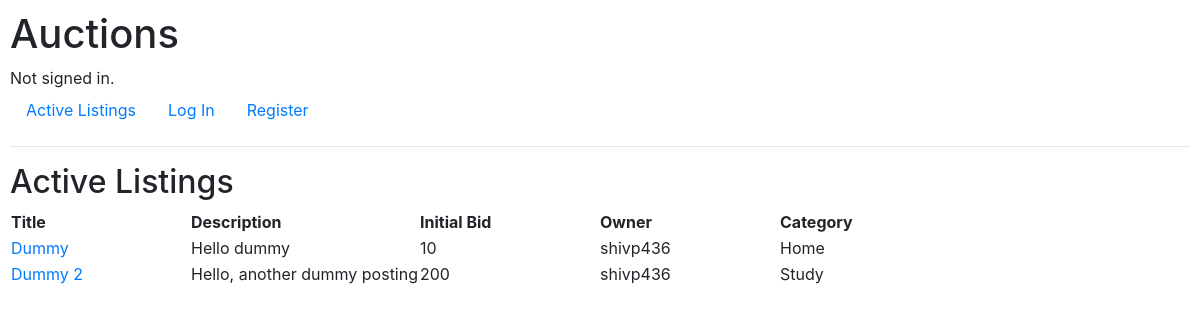
Before: / with the older database file.
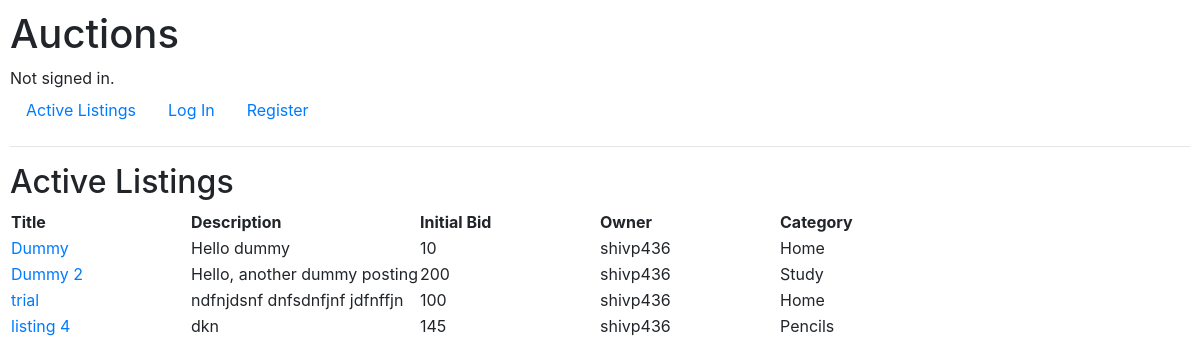
After: the same page with the newer database file.
### auctions/models.py (models this page shows, shortened)
class ListingModel(models.Model):
    id = models.AutoField(primary_key=True)
    title = models.CharField(max_length=64)
    description = models.TextField(max_length=300)
    i_bid = models.PositiveIntegerField()
    owner = models.ForeignKey(
        "User",
        on_delete=models.CASCADE,
        null=True,
        blank=True,
    )
    category = models.CharField(
        max_length=20,
    )

class User(AbstractUser):
    watchlist = models.ManyToManyField(
        ListingModel,
        blank=True,
        related_name="interested_users",
    )

### auctions/views.py (the view)
# urls.py: path("", views.index, name="index"),
def index(request):
    return render(
        request,
        "auctions/index.html",
        {
            "listings": ListingModel.objects.all(),
            "user": request.user,
        },
    )

### auctions/templates/auctions/index.html (shortened to what this page needs)
{% extends "auctions/layout.html" %}
{% block body %}
    <h2>Active Listings</h2>
    <table>
      <tr>
        <th>Title</th>
        <th>Description</th>
        <th>Initial Bid</th>
        <th>Owner</th>
        <th>Category</th>
        <th></th>
      </tr>
      {% for item in listings %}
      <tr>
        <td><a href="{% url 'listing_view' item.id %}">{{ item.title }}</a> </td>
        <td> {{ item.description }} </td>
        <td> {{ item.i_bid }} </td>
        <td> {{ item.owner }} </td>
        <td> {{ item.category }} </td>
      </tr>
      {% endfor %}
    </table>
{% endblock %}

### auctions/templates/auctions/layout.html (shortened to what this page needs)
{% load static %}
<!DOCTYPE html>
<html lang="en">
    <head>
        <link rel="stylesheet" href="https://stackpath.bootstrapcdn.com/bootstrap/4.4.1/css/bootstrap.min.css">
        <link href="{% static 'auctions/styles.css' %}" rel="stylesheet">
    </head>
    <body>
        <h1>Auctions</h1>
        <div>
            {% if user.is_authenticated %}
                Signed in as <strong>{{ user.username }}</strong>.
            {% else %}
                Not signed in.
            {% endif %}
        </div>
        <ul class="nav">
            <li class="nav-item">
                <a class="nav-link" href="{% url 'index' %}">Active Listings</a>
            </li>
            {% if user.is_authenticated %}
                <li class="nav-item">
                    <a class="nav-link" href="{% url 'logout' %}">Log Out</a>
                </li>
                <li class="nav-item">
                    <a class="nav-link" href="{% url 'create_listing' %}">Add Listing</a>
                </li>
                <li class="nav-item">
                    <a class="nav-link" href="{% url 'watchlist' %}">Watchlist</a>
                </li>
            {% else %}
                <li class="nav-item">
                    <a class="nav-link" href="{% url 'login' %}">Log In</a>
                </li>
                <li class="nav-item">
                    <a class="nav-link" href="{% url 'register' %}">Register</a>
                </li>
            {% endif %}
        </ul>
        <hr>
        {% block body %}
        {% endblock %}
    </body>
</html>

### auctions/static/auctions/styles.css (style rules this page uses)
body { padding: 10px; }
th, td { min-width: 15vw; }

Changed rows visible on the page:
added ListingModel: title "trial", description "ndfnjdsnf dnfsdnfjnf jdfnffjn", i_bid "100", owner "shivp436", category "Home"
added ListingModel: title "listing 4", description "dkn", i_bid "145", owner "shivp436", category "Pencils"
